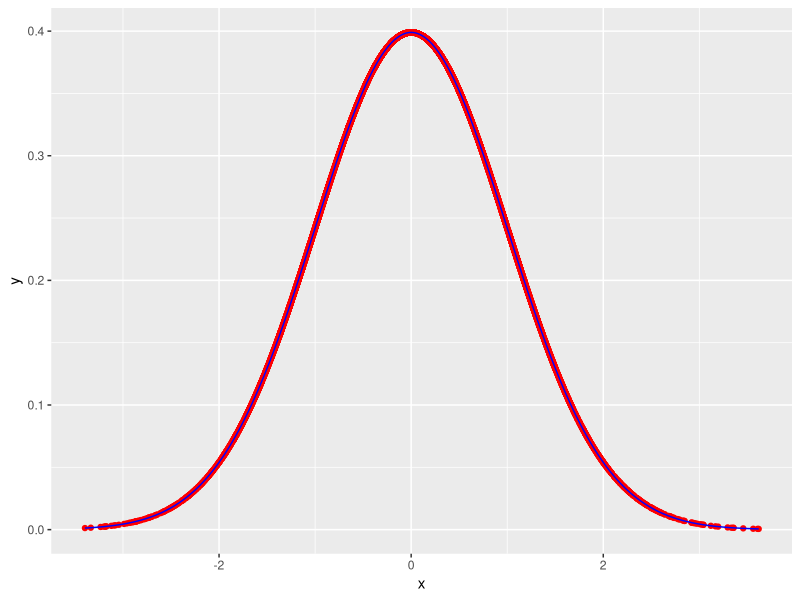

The R script that drew this image: (Note: this script raises an error after producing the figure.)
## ---- chunk 1
knitr::opts_chunk$set(echo = FALSE,warning = F,message = F)
library(tidyverse)
library(sn)
## ---- chunk 2
set.seed(1234)
x<-rnorm(10000,0,1)
y<-dnorm(x,0,1)
datos<-tibble(x,y)
datos %>% ggplot(aes(x,y))+
  geom_point(color="red")+
  geom_line(color="blue")
## ---- chunk 3
inputPanel(
  sliderInput("xi", label = "Xi:",
              min = -2, max = 2, value = 0, step = 0.5),
  sliderInput("omega", label = "Omega:",
              min = 1, max = 3, value = 0, step = 0.5),
  sliderInput("alpha", label = "Alpha:",
              min = -3, max = 3, value = 0, step = 1)
  
)

renderPlot({
  y<-dsn(x,xi=input$xi,omega=input$omega,alpha=input$alpha)
  bd<-tibble(x,y)
  ggplot(bd,aes(x,y))+
    geom_point(color="red")+
    geom_line(color="blue")+
    ylab("Fun. densidad Skew-Normal")+
    theme(legend.position = c(0.8,0.8))
  
})
## ---- chunk 4
inputPanel(
  sliderInput("xit", label = "Xi:",
              min = -2, max = 2, value = 0, step = 0.5),
  sliderInput("omegat", label = "Omega:",
              min = 1, max = 3, value = 0, step = 0.5),
  sliderInput("alphat", label = "Alpha:",
              min = -3, max = 3, value = 0, step = 1),
  sliderInput("nu", label = "Nu:",
              min = 1, max = 3, value = 0, step = 0.5)
  
  
)

renderPlot({
  y<-dst(x,xi=input$xit,omega=input$omegat,alpha=input$alphat,nu=input$nu)
  bd<-tibble(x,y)
  ggplot(bd,aes(x,y))+
    geom_point(color="red")+
    geom_line(color="blue")+
    ylab("Fun. densidad Skew-t")+
    theme(legend.position = c(0.8,0.8))
  
})
## ---- chunk 5
data(ais)
hist(log(ais$Fe), main="Histograma")
## ---- chunk 6
mod <- lm(log(Fe) ~ BMI + LBM, data=ais)
mod_sn <- selm(log(Fe) ~ BMI + LBM, family="SN", data=ais)
mod_st <- selm(log(Fe) ~ BMI + LBM, family="ST", fixed.param=list(nu=8), data=ais)
## ---- chunk 7
par(mfrow=c(1,3))
hist(residuals(mod))
plot(mod_sn,col=2,param.type="DP",which=2,main="Residuos ML-SN")
plot(mod_st,col=2,param.type="DP",which=2,main="Residuos ML-ST")
## ---- chunk 8
par(mfrow=c(1,3))
plot(mod,col=3,which=2)
plot.selm(mod_sn,col=2,which=3,param.type="DP")
plot.selm(mod_st,col=2,which=3,param.type="DP")
